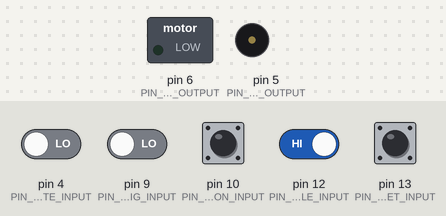
This sketch was run on a simulated Arduino Uno, built with avr-gcc and run on an emulated ATmega328P. Shown: switched loads named in the sketch (green lamp = pin HIGH), buzzer (waves = sounding). The test bench sets the inputs (shaded band); at power-on: pin 12 (PIN_TOGGLE_INPUT) HIGH, pin 4 (PIN_DOOR_STATE_INPUT), pin 9 (PIN_CLOSESIG_INPUT), pin 10 (PIN_OPENBUTTON_INPUT), pin 13 (PIN_RESET_INPUT) LOW.

Above: at 1.2 s.
1.3 s: pin 9 (PIN_CLOSESIG_INPUT) driven HIGH
At 3.3 s:
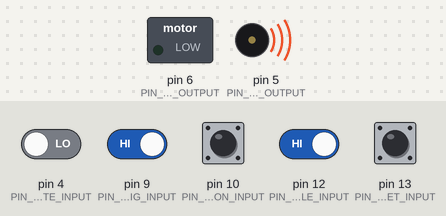
3.8 s: pin 12 (PIN_TOGGLE_INPUT) driven LOW
At 4.4 s:
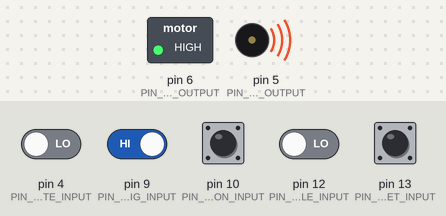
6.8 s: pin 4 (PIN_DOOR_STATE_INPUT) driven HIGH
At 9.6 s:
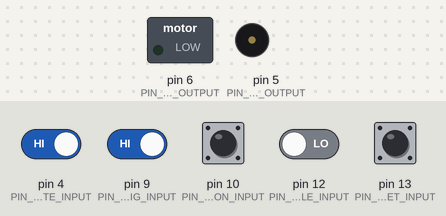
9.8 s: pin 13 (PIN_RESET_INPUT) pulled HIGH for 1 s
13.6 s: pin 4 (PIN_DOOR_STATE_INPUT) driven LOW
At 14.8 s:
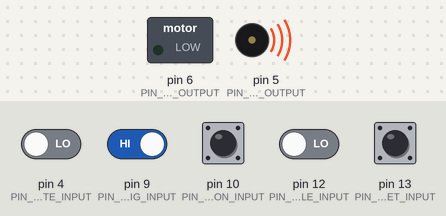
15.8 s: pin 13 (PIN_RESET_INPUT) pulled HIGH for 0.15 s
At 17.2 s:
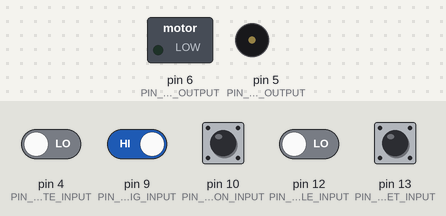
Timing chart, 0 to 19.3 s (numbered marks = the images above; inputs shaded):
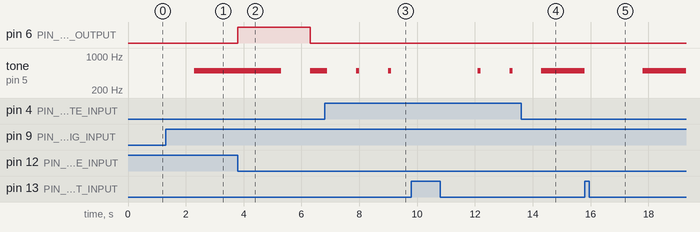

The sketch:

DoorController.ino
```cpp
const int PIN_MOTOR_DIR_OUTPUT = 6;
const int PIN_MOTOR_CLK_OUTPUT = 5;
const int PIN_DOOR_STATE_INPUT = 4;

const int PIN_OPENBUTTON_INPUT = 10;
const int PIN_CLOSESIG_INPUT = 9;
const int PIN_TOGGLE_INPUT = 12;
const int PIN_RESET_INPUT = 13;

bool prevToggleState;
bool currToggleState;

bool isDirectionUp;

// variables for one button mode
bool currPushButtonState;
bool isPushButtonPressed;
bool currControllerSignal;

bool isDoorMoving;
unsigned long doorStartTime;

const int Freq = 500;
const int Duration = 2500;

void setup()
{
  pinMode(PIN_MOTOR_DIR_OUTPUT, OUTPUT);
  pinMode(PIN_MOTOR_CLK_OUTPUT, OUTPUT);
  pinMode(PIN_DOOR_STATE_INPUT, INPUT);

  pinMode(PIN_TOGGLE_INPUT, INPUT);
  pinMode(PIN_RESET_INPUT, INPUT);

  pinMode(PIN_OPENBUTTON_INPUT, INPUT);
  pinMode(PIN_CLOSESIG_INPUT, INPUT);

  // Check toggle state
  prevToggleState = digitalRead(PIN_TOGGLE_INPUT);

  // Initialize
  isDoorMoving = false;
  isPushButtonPressed = false;
}

void loop()
{

  currToggleState = digitalRead(PIN_TOGGLE_INPUT);
  currPushButtonState = digitalRead(PIN_OPENBUTTON_INPUT);
  currControllerSignal = digitalRead(PIN_CLOSESIG_INPUT);

  // set push button state for single button mode
  if (currPushButtonState == HIGH && isPushButtonPressed == false)
  {
    isPushButtonPressed = true;
  }
  else if (currPushButtonState == LOW && isPushButtonPressed == true)
  {
    isPushButtonPressed = false;
  }

  //################## DOOR MOVING ##################
  if (isDoorMoving)
  {

    if (prevToggleState != currToggleState) // door direction change while moving
    {
      prevToggleState = currToggleState;
      isDirectionUp = !currToggleState;
      doorStartTime = 2*millis() - Duration - doorStartTime;

      moveDoor(isDirectionUp);
    }
    else // toggle button remain unchanged
    {
      // door stoping criterion reached
      if (isDirectionUp)
      {
        //was going up
        if (millis() - doorStartTime > Duration) // Up stop criterion
        {
          noTone(PIN_MOTOR_CLK_OUTPUT);
          isDoorMoving = false;
        }
      }
      else
      {
        //was going down
        if (digitalRead(PIN_DOOR_STATE_INPUT) == HIGH) // Down stop criterion : door contact + moving more than 1sec
        {
          delay(100);
          noTone(PIN_MOTOR_CLK_OUTPUT);
          isDoorMoving = false;
        }
      }
    }
  }
  //################## DOOR FIXED ##################
  else
  {
    if (prevToggleState != currToggleState) // toggle button state changed
    {
      doorStartTime = millis();
      prevToggleState = currToggleState;
      isDirectionUp = !currToggleState;
      moveDoor(isDirectionUp);
    }
    if (isPushButtonPressed) // push button pressed. go up.
    {
      doorStartTime = millis();
      isDirectionUp = true;
      moveDoor(isDirectionUp);
    }
    if (currControllerSignal == HIGH) // attack signal came. go down.
    {
      delay(1000); // delay for attack signal
      doorStartTime = millis();
      isDirectionUp = false;
      moveDoor(isDirectionUp);
    }
  }

  // Reset button
  if (digitalRead(PIN_RESET_INPUT))
  {
    noTone(PIN_MOTOR_CLK_OUTPUT); // stops everything
    isDoorMoving = false;
    delay(1000);
    prevToggleState = digitalRead(PIN_TOGGLE_INPUT); // prevent moving right after reset off
  }

}

void moveDoor(bool isDirectionUp)
{
  digitalWrite(PIN_MOTOR_DIR_OUTPUT, isDirectionUp); //set DIR
  tone(PIN_MOTOR_CLK_OUTPUT, Freq); // initiate motor
  isDoorMoving = true;
}
```

Measured:
- after the input at 1.3 s, tone on pin 5 (PIN_MOTOR_CLK_OUTPUT): silent → 500 Hz after 1.0 s
- after the input at 3.8 s, pin 6 (PIN_MOTOR_DIR_OUTPUT): LOW → HIGH at once, → LOW 2.5 s later; tone on pin 5 (PIN_MOTOR_CLK_OUTPUT): 500 Hz → silent after 1.5 s, → 500 Hz 1.0 s later
- after the input at 6.8 s, tone on pin 5 (PIN_MOTOR_CLK_OUTPUT): alternates 500 Hz for 0.10 s and silent for 1.0 s, starting after 0.10 s
- after the input at 13.6 s, tone on pin 5 (PIN_MOTOR_CLK_OUTPUT): goes on until 14.3 s, then stays 500 Hz
- after the input at 15.8 s, tone on pin 5 (PIN_MOTOR_CLK_OUTPUT): 500 Hz → silent at once, → 500 Hz 2.0 s later
